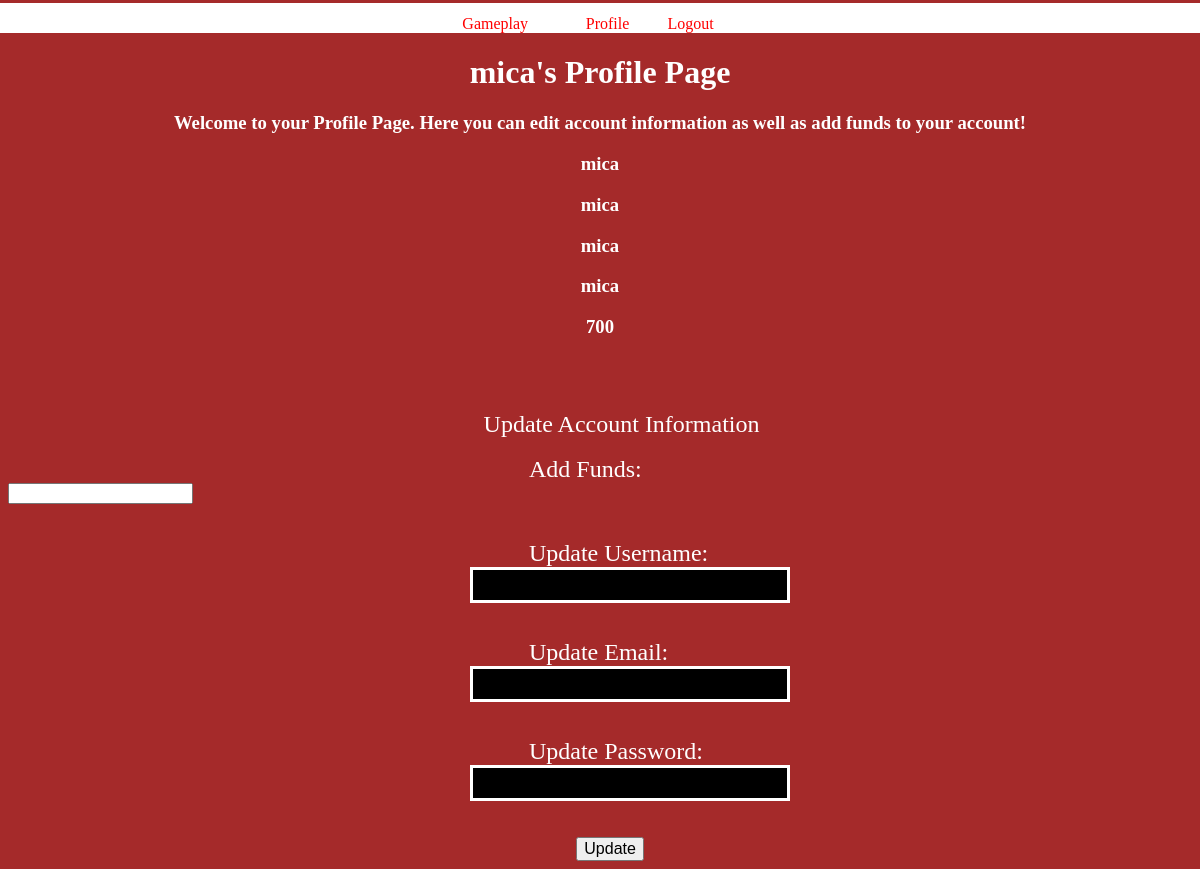
The app's page /profile_page (signed in) with its own data.
### package/Databases/database_model.py (models this page shows, shortened)
class User(db.Model, UserMixin):
    __tablename__ = 'user'
    id          = db.Column(db.Integer, primary_key=True)
    first_name  = db.Column(db.String(60), nullable=False)
    last_name   = db.Column(db.String(60), nullable=False)
    email       = db.Column(db.String(60), unique=True, nullable=False)
    username    = db.Column(db.String(60), nullable=False, unique=True)
    password    = db.Column(db.String(60), nullable=False)
    funds       = db.Column(db.Integer, nullable=True)
    player      = db.relationship("Player", uselist=False, backref='user')

### package/routes/AccountRoutes.py (the view, shortened to what this page needs)
@login_required
@app.route('/profile_page', methods=['GET', 'POST'])
def profile_page():
    form = UpdateAccountFlaskForm()
    delete_form = DeleteAccountFlaskForm()
    if delete_form.validate_on_submit():
        db.session.delete(current_user)
        db.session.commit()
        return redirect(url_for('login'))
    return render_template("ProfilePage.html", form=form, delete_form=delete_form)

### package/Forms/AccountForms.py (shortened to what this page needs)
class UpdateAccountFlaskForm(FlaskForm):
    add_funds = IntegerField("Add Funds: ")
    username = StringField('Update Username: ')
    email = StringField('Update Email: ')
    password = PasswordField('Update Password: ')
    submit = SubmitField('Update')

class DeleteAccountFlaskForm(FlaskForm):
    submit = SubmitField('Delete Account')

### package/Databases/database_model.py (called while the page is built)
@login_manager.user_loader
def load_user(user_id):
    return User.query.get(int(user_id))

### package/templates/ProfilePage.html (shortened to what this page needs)
{% extends "ParentAccount/ParentTemplate.html" %}
{% block stylesheet %}
    <link href="../static/css/GameplayStyle.css" rel="stylesheet" type="text/css">
{% endblock %}
{% block profile_page %}
    <h1 align="center" id="title">{{ current_user.username }}'s Profile Page</h1>
    <h3 align="center" id="title">Welcome to your Profile Page.  Here you can edit account information as well
        as add funds to your account!
    </h3>
    <h3 align="center" id="title">{{ current_user.first_name }}</h3>
    <h3 align="center" id="title">{{ current_user.last_name }}</h3>
    <h3 align="center" id="title">{{ current_user.email }}</h3>
    <h3 align="center" id="title">{{ current_user.username }}</h3>
    <h3 align="center" id="title">{{ current_user.funds }}</h3>
    <br><br><br>
    <form class="form" action="" name="EditAccount" method="post">
        <legend id="legend">Update Account Information</legend><br>
        <label id="form_label">{{ form.add_funds.label }}</label><br>
        {% if form.add_funds.errors %}
            <div class="form_errors">
                {% for error in form.add_funds.errors %}
                    {{ error }}
                {% endfor %}
            </div>
        {% else %}
            {{ form.add_funds }}<br><br><br>
        {% endif %}
        <label id="form_label">{{ form.username.label }}</label><br>
        {% if form.username.errors %}
            {% for error in form.username.errors %}
                {{ error }}
            {% endfor %}
        {% else %}
            {{ form.username }}<br><br><br>
        {% endif %}
        <label id="form_label">{{ form.email.label }}</label><br>
        {% if form.email.errors %}
            {% for error in form.email.errors %}
                {{ error }}
            {% endfor %}
        {% else %}
            {{ form.email }}<br><br><br>
        {% endif %}
        <label id="form_label">{{ form.password.label }}</label><br>
        {% if form.password.errors %}
            {% for error in form.password.errors %}
                {{ error }}
            {% endfor %}
        {% else %}
            {{ form.password }}<br><br><br>
        {% endif %}
        {{ form.submit }}
    </form>
{% endblock %}

### package/templates/ParentAccount/ParentTemplate.html (shortened to what this page needs)
<!DOCTYPE html>
<html lang="en">
<head>
    {% block stylesheet %}{% endblock %}
</head>
<body>
    <nav>
        <ul>
            <div class="table">
                <div class="row">
                    <div class="gameplay_link">
                        <li><a href="{{ url_for('gameplay_page') }}">Gameplay</a> </li>
                    </div>
                    <div class="create_account_link">
                        <li><a href="{{ url_for('profile_page') }}">Profile</a> </li>
                    </div>
                    <div class="login_link">
                        <li><a href="{{ url_for('logout') }}">Logout</a> </li>
                    </div>
                </div>
            </div>
        </ul>
    </nav>
    {% block profile_page %}{% endblock %}
</body>
</html>

### package/static/css/GameplayStyle.css (style rules this page uses)
body { background-color: brown; }
nav { margin-left: -1%; margin-right: -1%; margin-top: -1.11%; background-color: white; color: gold; height: 25%; }
nav ul { list-style-type: none; }
nav ul li { display: inline; }
nav ul li a:link { font-size: 100%; color: red; text-decoration: none; }
.table { padding-top: 1%; margin-left: 36.5%; width: 25%;display: table; }
.row { display: table-row; }
.gameplay_link { display: table-cell; }
.create_account_link { display: table-cell; }
.login_link { display: table-cell; }
#title { color: white; }
#legend { color: white; font-size: 150%; margin-left: 40%; }
#form_label { color: white; font-size: 150%; margin-left: 44%; }
input[type=text] { margin-left: 39%; background-color: black; color: white; font-size: 150%; border: solid white; }
input[type=password] { margin-left: 39%; background-color: black; color: white; font-size: 150%; border: solid white; }
input[type=submit] { margin-left: 48%; font-size: 100%; }

### records on screen
User: username "mica", first_name "mica", last_name "mica", email "mica", funds "700"
